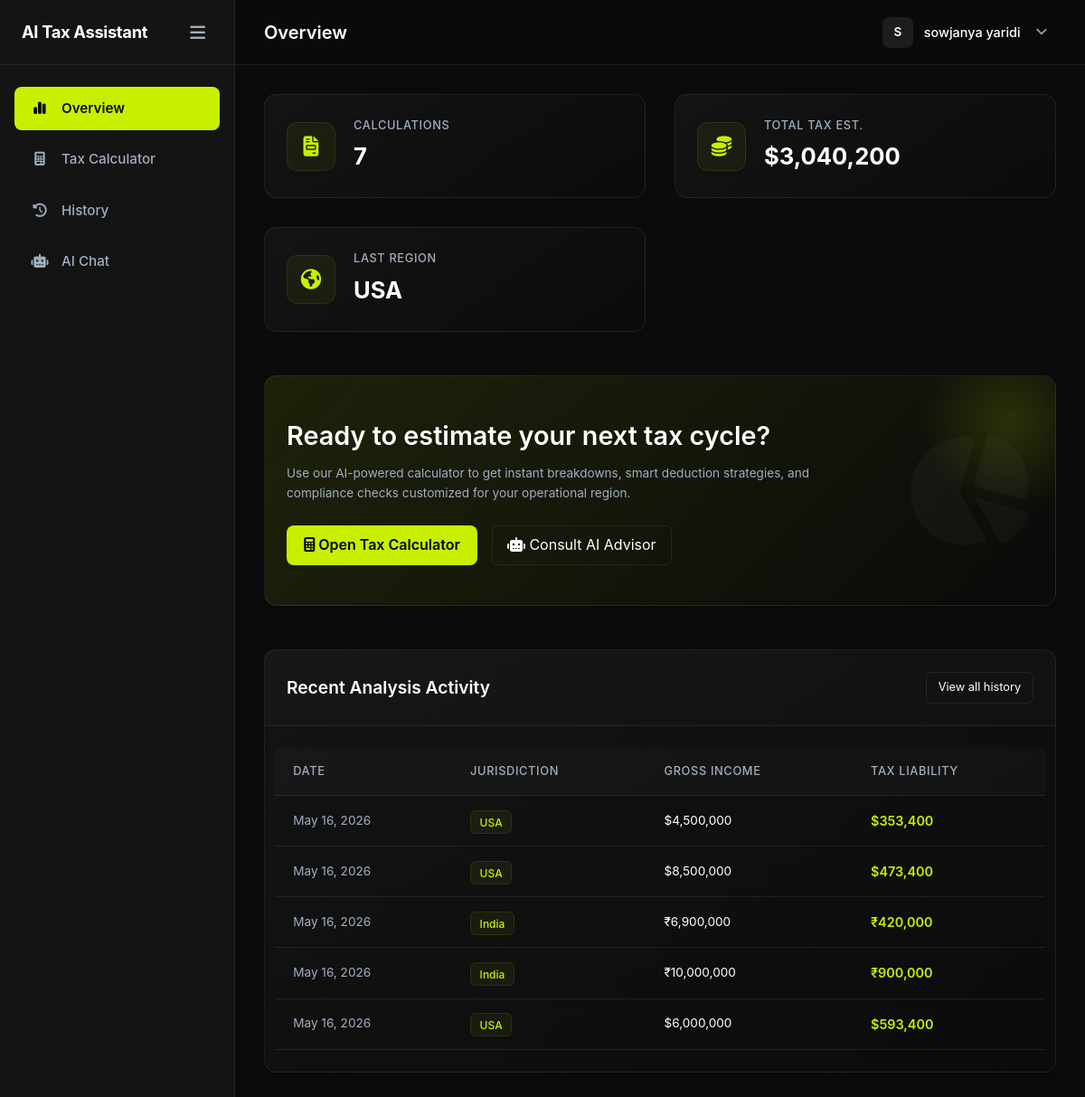
/dashboard/ (signed in), run on an earlier commit of the app's database.
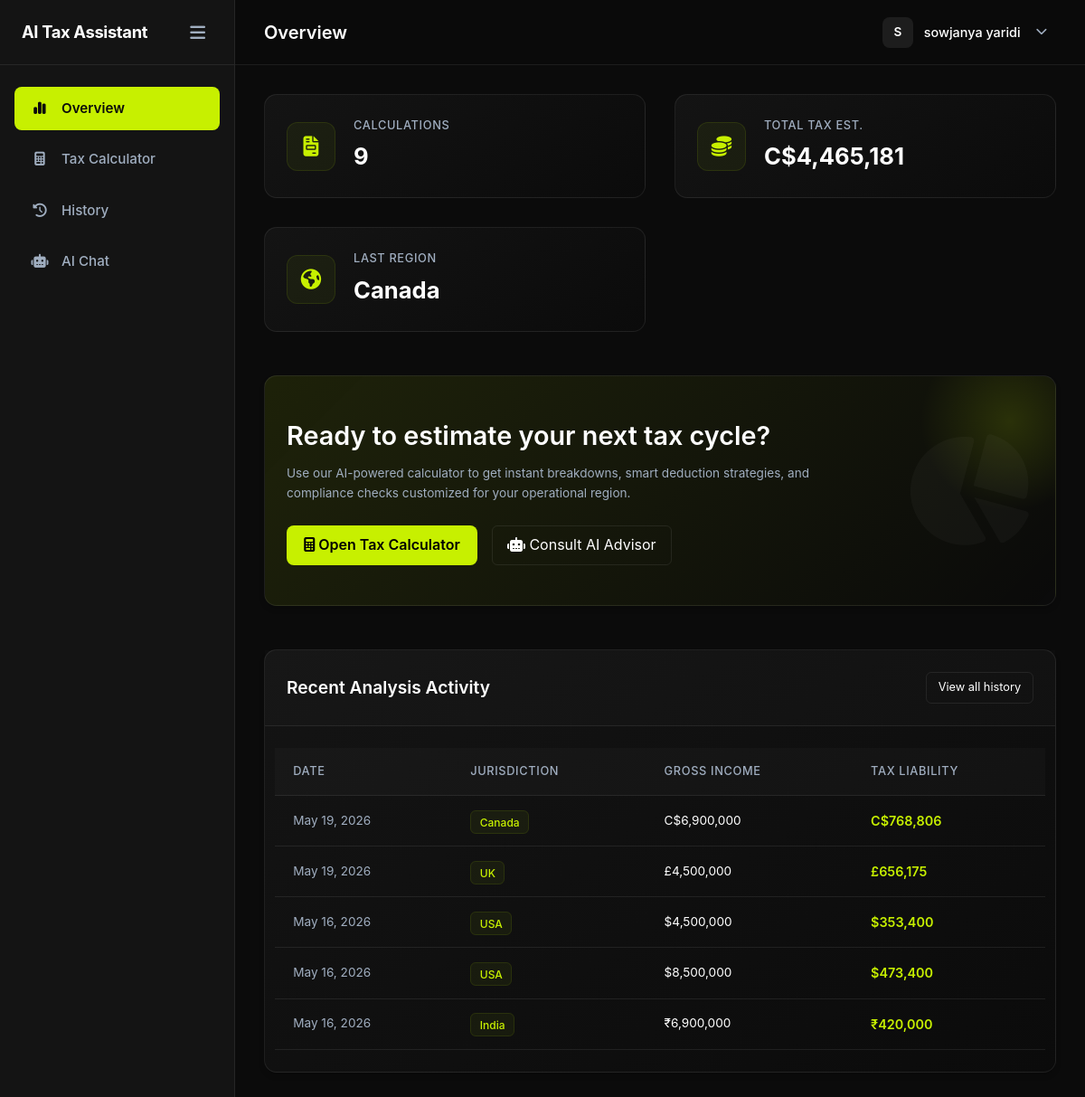
And on a later commit of the database.
### tax_engine/models.py (models this page shows, shortened)
class TaxCalculation(models.Model):
    user = models.ForeignKey(User, on_delete=models.CASCADE)
    country = models.CharField(max_length=50)
    income = models.FloatField()
    deductions = models.FloatField()
    taxable_income = models.FloatField()
    estimated_tax = models.FloatField()
    ai_explanation = models.TextField(blank=True, null=True)
    created_at = models.DateTimeField(auto_now_add=True)

### dashboard/views.py (the view)
# urls.py: path('dashboard/', views.dashboard_view, name='dashboard'),
@login_required
def dashboard_view(request):
    calculations = TaxCalculation.objects.filter(user=request.user).order_by('-created_at')
    total_tax_paid = sum(calc.estimated_tax for calc in calculations)
    last_country = calculations.first().country if calculations.exists() else "None"
    context = {
        'calculations': calculations[:5], # Only show recent 5 on dash
        'total_calculations': calculations.count(),
        'total_tax_paid': round(total_tax_paid, 2),
        'last_country': last_country,
    }
    return render(request, 'dashboard/dashboard.html', context)

### dashboard/templatetags/tax_tags.py (called while the page is built)
@register.filter
def currency_symbol(country_name):
    if not country_name:
        return "₹"  # Default to INR as per user preference
    country = str(country_name).lower().strip()
    mapping = {
        'india': '₹',
        'in': '₹',
        'inr': '₹',
        'us': '$',
        'usa': '$',
        'usd': '$',
        'united states': '$',
        'uk': '£',
        'gbp': '£',
        'united kingdom': '£',
        'gb': '£',
        'canada': 'C$',
        'cad': 'C$',
        'ca': 'C$',
        'australia': 'A$',
        'aud': 'A$',
        'au': 'A$',
        'europe': '€',
        'eu': '€',
        'euro': '€',
        'eur': '€',
    }
    return mapping.get(country, '₹')  # Default fallback to INR

### templates/dashboard/dashboard.html (shortened to what the changed rows need)
{% extends 'base_app.html' %}
{% load tax_tags humanize %}
{% block page_title %}Overview{% endblock %}
{% block content %}
<div class="dashboard-grid fade-in">
    <div class="stats-container">
        <div class="stat-card">
            <div class="stat-info">
                <span class="stat-label">Calculations</span>
                <span class="stat-value">{{ total_calculations }}</span>
            </div>
        </div>
        <div class="stat-card">
            <div class="stat-info">
                <span class="stat-label">Total Tax Est.</span>
                <span class="stat-value">{{ last_country|currency_symbol }}{{ total_tax_paid|floatformat:0|intcomma }}</span>
            </div>
        </div>
        <div class="stat-card">
            <div class="stat-info">
                <span class="stat-label">Last Region</span>
                <span class="stat-value">{{ last_country|country_display }}</span>
            </div>
        </div>
    </div>
    <div class="card mt-2 mb-4" style="background: linear-gradient(135deg, rgba(199,240,0,0.1) 0%, rgba(0,0,0,0) 100%); position: relative; overflow: hidden;">
        <div class="flex-between align-center p-4 banner-flex" style="flex-wrap: wrap; gap: 2rem;">
            <div style="flex: 1; min-width: 300px;">
                <h2 class="mb-2 font-weight-bold" style="font-size: 1.8rem;">Ready to estimate your next tax cycle?</h2>
            </div>
        </div>
    </div>
    <div class="card mt-4">
        <div class="card-body p-0">
            {% if calculations %}
            <div class="table-responsive">
                <table class="table table-hover">
                    <thead>
                        <tr>
                            <th>Date</th>
                            <th>Jurisdiction</th>
                            <th>Gross Income</th>
                            <th>Tax Liability</th>
                        </tr>
                    </thead>
                    <tbody>
                        {% for calc in calculations %}
                        <tr>
                            <td class="text-muted text-sm">{{ calc.created_at|date:"M d, Y" }}</td>
                            <td>
                                <span class="badge" style="background: rgba(199,240,0,0.05); border: 1px solid rgba(199,240,0,0.1); color: var(--accent-neon);">{{ calc.country|country_display }}</span>
                            </td>
                            <td class="text-sm">{{ calc.country|currency_symbol }}{{ calc.income|floatformat:0|intcomma }}</td>
                            <td class="text-accent font-weight-bold">
                                {{ calc.country|currency_symbol }}{{ calc.estimated_tax|floatformat:0|intcomma }}
                            </td>
                        </tr>
                        {% endfor %}
                    </tbody>
                </table>
            </div>
            {% else %}
            <div class="empty-state p-5 text-center">
                <p class="text-muted" style="padding: 1rem 1rem 0.5rem;">No calculations yet. Start your first analysis to see data here.</p>
                <a href="{% url 'calculator' %}" class="btn-outline mt-3" style="display: inline-flex;">Calculate Now</a>
            </div>
            {% endif %}
        </div>
    </div>
</div>
{% endblock %}

What changed in the data, as far as the page shows it:
no longer on this page (row unchanged): TaxCalculation: created_at "May 16, 2026", country|country_display "India", country "₹", income "10,000,000", estimated_tax "900,000"
no longer on this page (row unchanged): TaxCalculation: created_at "May 16, 2026", country|country_display "USA", country "$", income "6,000,000", estimated_tax "593,400"
added TaxCalculation: country "C$", country "Canada", created_at "May 19, 2026", country|country_display "Canada", income "6,900,000", estimated_tax "768,806"
added TaxCalculation: created_at "May 19, 2026", country|country_display "UK", country "£", income "4,500,000", estimated_tax "656,175"
Also different on the page:
{{ total_calculations }}: "7" → "9"
{{ total_tax_paid|floatformat:0|intcomma }}: "3,040,200" → "4,465,181"
{{ last_country|currency_symbol }}: "$" → "C$"
{{ last_country|country_display }}: "USA" → "Canada"
